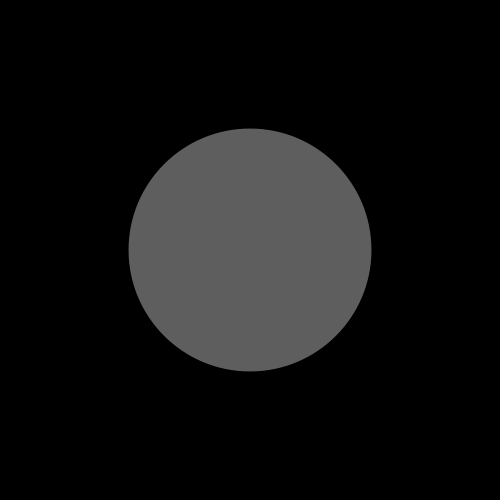
Frame 1 (no input)
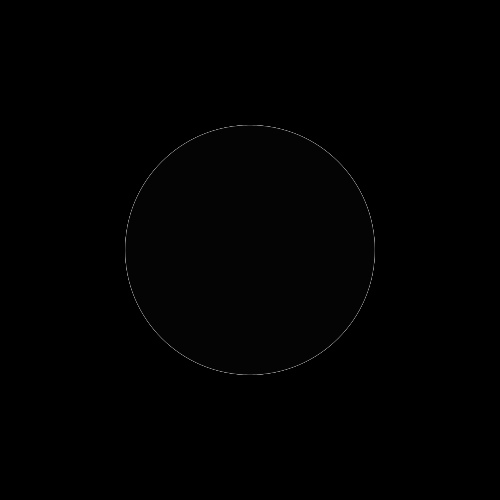
Frame 60 (the mouse pressed at the canvas centre just before this capture)
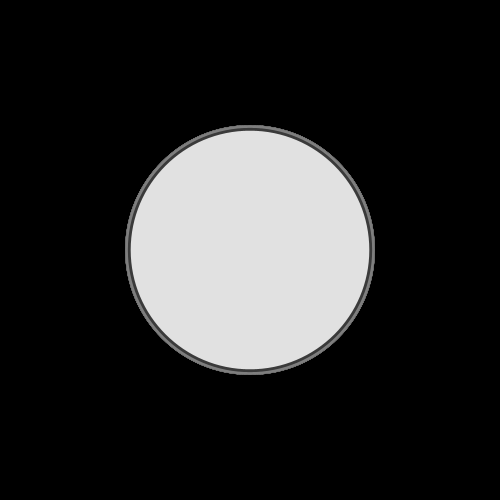
Frame 120 (the mouse held since frame 60 and released just before this capture)

The Processing sketch that drew these frames (run headless with seeded random() and noise(); from frame 60 on, the mouse is pressed at the canvas centre):

// Processing sketch: monsonLoopedArray
// ── monsonLoopedArray.pde
int circleMany = 60;
float [] circleSize = new float [circleMany];

void setup(){
 size(500,500);
 background(0);
 for (int i=0;i < circleMany; i++){
   circleSize[i]=random(5,250);
}
}

void draw() {
  fill(random(256));
  noStroke();
  smooth();
   for (int i=0;i < circleMany; i++){
   circleSize[i]=random(5,250);
  ellipse (width/2, height/2, circleSize[i], circleSize[i]);
}
}
